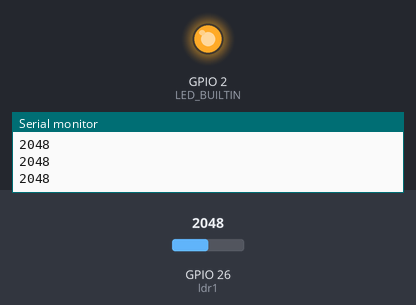
The sketch below on a simulated ESP32. Parts: output pins drawn as LEDs (lit = HIGH), the last lines printed to the serial monitor. The inputs (shaded band) are chosen by the test bench; at power-on: GPIO 26 (ldr1) = 2048.

Above: at 1.2 s.
1.3 s: GPIO 26 (ldr1) set to 491
At 2.5 s:
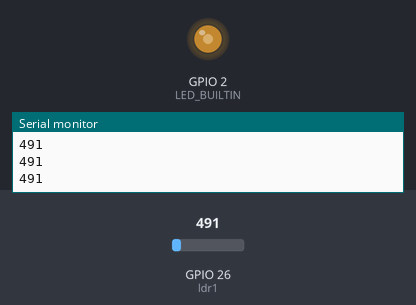
2.8 s: GPIO 26 (ldr1) set to 0
At 3.9 s:
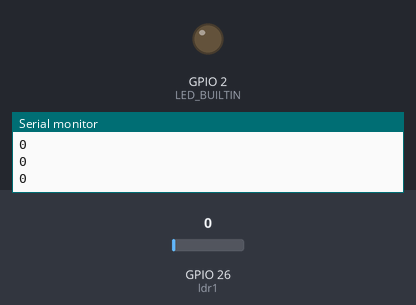
4.3 s: GPIO 26 (ldr1) set to 1228
At 4.8 s:
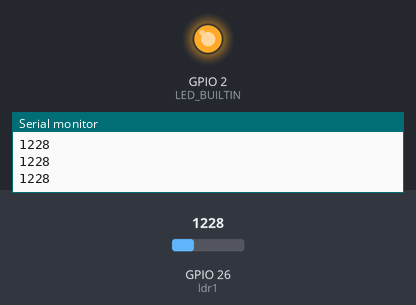
Timing chart, 0 to 7.3 s (numbered marks = the images above; inputs shaded):
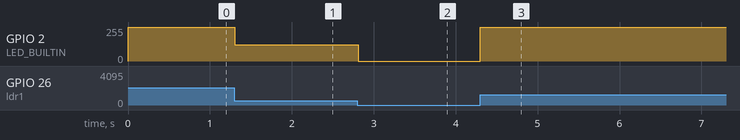

The sketch:

4_ir_sensors.ino
```cpp
int ldr1 = 26;

void setup() {
  pinMode(LED_BUILTIN, OUTPUT);
  pinMode(ldr1, INPUT);
  Serial.begin(9600);
}

void loop() {
  int raw_value = 0;
  raw_value = analogRead(ldr1);
  int scaled_value = map(raw_value, 0, 1023, 0, 255);
  analogWrite(LED_BUILTIN, scaled_value);
  Serial.println(raw_value);
  delay(10);
}
```

Measured:
- after the input at 1.3 s, GPIO 2 (LED_BUILTIN): 255/255 → 122/255 at once
- after the input at 2.8 s, GPIO 2 (LED_BUILTIN): 122/255 → 0/255 at once
- after the input at 4.3 s, GPIO 2 (LED_BUILTIN): 0/255 → 255/255 at once
